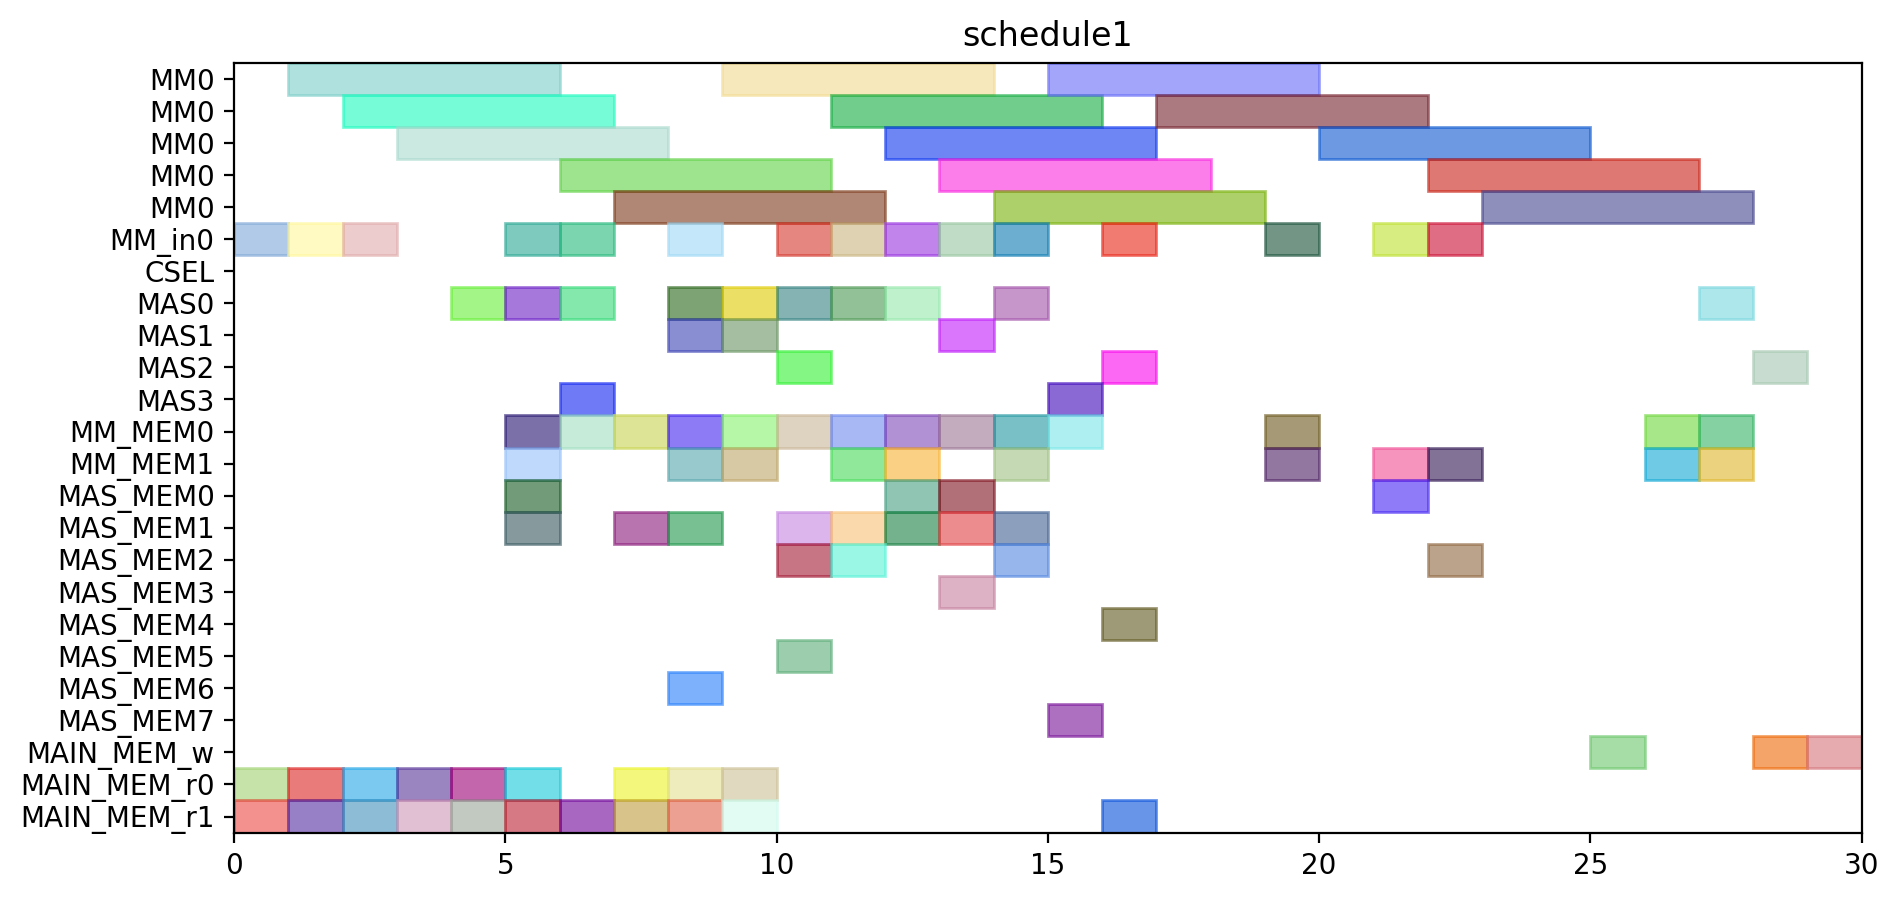

Source code (Python):
from pyschedule import Scenario, solvers, plotters, alt


def solve():
	horizon = 142
	S = Scenario("schedule1", horizon=horizon)

	# resource
	MM = S.Resources('MM', num=1, size=5)
	MM_in = S.Resources('MM_in', num=1)
	CSEL = S.Resource('CSEL')
	MAS = S.Resources('MAS', num=4, size=1, periods=range(1, horizon))
	MM_MEM = S.Resources('MM_MEM', num=2)
	MAS_MEM = S.Resources('MAS_MEM', num=8)
	MAIN_MEM_w = S.Resource('MAIN_MEM_w', size=1)
	MAIN_MEM_r = S.Resources('MAIN_MEM_r', num=2)

	# result of previous scheduling
	t0_in = S.Task('t0_in', length=1, delay_cost=1)
	S += t0_in >= 0
	t0_in += MM_in[0]

	t0_mem0 = S.Task('t0_mem0', length=1, delay_cost=1)
	S += t0_mem0 >= 0
	t0_mem0 += MAIN_MEM_r[0]

	t0_mem1 = S.Task('t0_mem1', length=1, delay_cost=1)
	S += t0_mem1 >= 0
	t0_mem1 += MAIN_MEM_r[1]

	t0 = S.Task('t0', length=5, delay_cost=1)
	S += t0 >= 1
	t0 += MM[0]

	t2_in = S.Task('t2_in', length=1, delay_cost=1)
	S += t2_in >= 1
	t2_in += MM_in[0]

	t2_mem0 = S.Task('t2_mem0', length=1, delay_cost=1)
	S += t2_mem0 >= 1
	t2_mem0 += MAIN_MEM_r[0]

	t2_mem1 = S.Task('t2_mem1', length=1, delay_cost=1)
	S += t2_mem1 >= 1
	t2_mem1 += MAIN_MEM_r[1]

	t1_in = S.Task('t1_in', length=1, delay_cost=1)
	S += t1_in >= 2
	t1_in += MM_in[0]

	t1_mem0 = S.Task('t1_mem0', length=1, delay_cost=1)
	S += t1_mem0 >= 2
	t1_mem0 += MAIN_MEM_r[0]

	t1_mem1 = S.Task('t1_mem1', length=1, delay_cost=1)
	S += t1_mem1 >= 2
	t1_mem1 += MAIN_MEM_r[1]

	t2 = S.Task('t2', length=5, delay_cost=1)
	S += t2 >= 2
	t2 += MM[0]

	t1 = S.Task('t1', length=5, delay_cost=1)
	S += t1 >= 3
	t1 += MM[0]

	t4_mem0 = S.Task('t4_mem0', length=1, delay_cost=1)
	S += t4_mem0 >= 3
	t4_mem0 += MAIN_MEM_r[0]

	t4_mem1 = S.Task('t4_mem1', length=1, delay_cost=1)
	S += t4_mem1 >= 3
	t4_mem1 += MAIN_MEM_r[1]

	t3_mem0 = S.Task('t3_mem0', length=1, delay_cost=1)
	S += t3_mem0 >= 4
	t3_mem0 += MAIN_MEM_r[0]

	t3_mem1 = S.Task('t3_mem1', length=1, delay_cost=1)
	S += t3_mem1 >= 4
	t3_mem1 += MAIN_MEM_r[1]

	t4 = S.Task('t4', length=1, delay_cost=1)
	S += t4 >= 4
	t4 += MAS[0]

	t18_mem0 = S.Task('t18_mem0', length=1, delay_cost=1)
	S += t18_mem0 >= 5
	t18_mem0 += MM_MEM[0]

	t18_mem1 = S.Task('t18_mem1', length=1, delay_cost=1)
	S += t18_mem1 >= 5
	t18_mem1 += MM_MEM[1]

	t3 = S.Task('t3', length=1, delay_cost=1)
	S += t3 >= 5
	t3 += MAS[0]

	t5_in = S.Task('t5_in', length=1, delay_cost=1)
	S += t5_in >= 5
	t5_in += MM_in[0]

	t5_mem0 = S.Task('t5_mem0', length=1, delay_cost=1)
	S += t5_mem0 >= 5
	t5_mem0 += MAS_MEM[0]

	t5_mem1 = S.Task('t5_mem1', length=1, delay_cost=1)
	S += t5_mem1 >= 5
	t5_mem1 += MAS_MEM[1]

	t8_mem0 = S.Task('t8_mem0', length=1, delay_cost=1)
	S += t8_mem0 >= 5
	t8_mem0 += MAIN_MEM_r[0]

	t8_mem1 = S.Task('t8_mem1', length=1, delay_cost=1)
	S += t8_mem1 >= 5
	t8_mem1 += MAIN_MEM_r[1]

	t18 = S.Task('t18', length=1, delay_cost=1)
	S += t18 >= 6
	t18 += MAS[0]

	t20_in = S.Task('t20_in', length=1, delay_cost=1)
	S += t20_in >= 6
	t20_in += MM_in[0]

	t20_mem0 = S.Task('t20_mem0', length=1, delay_cost=1)
	S += t20_mem0 >= 6
	t20_mem0 += MM_MEM[0]

	t20_mem1 = S.Task('t20_mem1', length=1, delay_cost=1)
	S += t20_mem1 >= 6
	t20_mem1 += MAIN_MEM_r[1]

	t5 = S.Task('t5', length=5, delay_cost=1)
	S += t5 >= 6
	t5 += MM[0]

	t8 = S.Task('t8', length=1, delay_cost=1)
	S += t8 >= 6
	t8 += MAS[3]

	t19_mem0 = S.Task('t19_mem0', length=1, delay_cost=1)
	S += t19_mem0 >= 7
	t19_mem0 += MM_MEM[0]

	t19_mem1 = S.Task('t19_mem1', length=1, delay_cost=1)
	S += t19_mem1 >= 7
	t19_mem1 += MAS_MEM[1]

	t20 = S.Task('t20', length=5, delay_cost=1)
	S += t20 >= 7
	t20 += MM[0]

	t9_mem0 = S.Task('t9_mem0', length=1, delay_cost=1)
	S += t9_mem0 >= 7
	t9_mem0 += MAIN_MEM_r[0]

	t9_mem1 = S.Task('t9_mem1', length=1, delay_cost=1)
	S += t9_mem1 >= 7
	t9_mem1 += MAIN_MEM_r[1]

	t10_in = S.Task('t10_in', length=1, delay_cost=1)
	S += t10_in >= 8
	t10_in += MM_in[0]

	t10_mem0 = S.Task('t10_mem0', length=1, delay_cost=1)
	S += t10_mem0 >= 8
	t10_mem0 += MAS_MEM[6]

	t10_mem1 = S.Task('t10_mem1', length=1, delay_cost=1)
	S += t10_mem1 >= 8
	t10_mem1 += MAS_MEM[1]

	t13_mem0 = S.Task('t13_mem0', length=1, delay_cost=1)
	S += t13_mem0 >= 8
	t13_mem0 += MAIN_MEM_r[0]

	t13_mem1 = S.Task('t13_mem1', length=1, delay_cost=1)
	S += t13_mem1 >= 8
	t13_mem1 += MAIN_MEM_r[1]

	t19 = S.Task('t19', length=1, delay_cost=1)
	S += t19 >= 8
	t19 += MAS[1]

	t6_mem0 = S.Task('t6_mem0', length=1, delay_cost=1)
	S += t6_mem0 >= 8
	t6_mem0 += MM_MEM[0]

	t6_mem1 = S.Task('t6_mem1', length=1, delay_cost=1)
	S += t6_mem1 >= 8
	t6_mem1 += MM_MEM[1]

	t9 = S.Task('t9', length=1, delay_cost=1)
	S += t9 >= 8
	t9 += MAS[0]

	t10 = S.Task('t10', length=5, delay_cost=1)
	S += t10 >= 9
	t10 += MM[0]

	t11_mem0 = S.Task('t11_mem0', length=1, delay_cost=1)
	S += t11_mem0 >= 9
	t11_mem0 += MM_MEM[0]

	t11_mem1 = S.Task('t11_mem1', length=1, delay_cost=1)
	S += t11_mem1 >= 9
	t11_mem1 += MM_MEM[1]

	t13 = S.Task('t13', length=1, delay_cost=1)
	S += t13 >= 9
	t13 += MAS[1]

	t14_mem0 = S.Task('t14_mem0', length=1, delay_cost=1)
	S += t14_mem0 >= 9
	t14_mem0 += MAIN_MEM_r[0]

	t14_mem1 = S.Task('t14_mem1', length=1, delay_cost=1)
	S += t14_mem1 >= 9
	t14_mem1 += MAIN_MEM_r[1]

	t6 = S.Task('t6', length=1, delay_cost=1)
	S += t6 >= 9
	t6 += MAS[0]

	t11 = S.Task('t11', length=1, delay_cost=1)
	S += t11 >= 10
	t11 += MAS[0]

	t14 = S.Task('t14', length=1, delay_cost=1)
	S += t14 >= 10
	t14 += MAS[2]

	t15_in = S.Task('t15_in', length=1, delay_cost=1)
	S += t15_in >= 10
	t15_in += MM_in[0]

	t15_mem0 = S.Task('t15_mem0', length=1, delay_cost=1)
	S += t15_mem0 >= 10
	t15_mem0 += MAS_MEM[2]

	t15_mem1 = S.Task('t15_mem1', length=1, delay_cost=1)
	S += t15_mem1 >= 10
	t15_mem1 += MAS_MEM[5]

	t7_mem0 = S.Task('t7_mem0', length=1, delay_cost=1)
	S += t7_mem0 >= 10
	t7_mem0 += MM_MEM[0]

	t7_mem1 = S.Task('t7_mem1', length=1, delay_cost=1)
	S += t7_mem1 >= 10
	t7_mem1 += MAS_MEM[1]

	t15 = S.Task('t15', length=5, delay_cost=1)
	S += t15 >= 11
	t15 += MM[0]

	t22_mem0 = S.Task('t22_mem0', length=1, delay_cost=1)
	S += t22_mem0 >= 11
	t22_mem0 += MM_MEM[0]

	t22_mem1 = S.Task('t22_mem1', length=1, delay_cost=1)
	S += t22_mem1 >= 11
	t22_mem1 += MM_MEM[1]

	t28_in = S.Task('t28_in', length=1, delay_cost=1)
	S += t28_in >= 11
	t28_in += MM_in[0]

	t28_mem0 = S.Task('t28_mem0', length=1, delay_cost=1)
	S += t28_mem0 >= 11
	t28_mem0 += MAS_MEM[2]

	t28_mem1 = S.Task('t28_mem1', length=1, delay_cost=1)
	S += t28_mem1 >= 11
	t28_mem1 += MAS_MEM[1]

	t7 = S.Task('t7', length=1, delay_cost=1)
	S += t7 >= 11
	t7 += MAS[0]

	t21_mem0 = S.Task('t21_mem0', length=1, delay_cost=1)
	S += t21_mem0 >= 12
	t21_mem0 += MM_MEM[0]

	t21_mem1 = S.Task('t21_mem1', length=1, delay_cost=1)
	S += t21_mem1 >= 12
	t21_mem1 += MM_MEM[1]

	t22 = S.Task('t22', length=1, delay_cost=1)
	S += t22 >= 12
	t22 += MAS[0]

	t25_in = S.Task('t25_in', length=1, delay_cost=1)
	S += t25_in >= 12
	t25_in += MM_in[0]

	t25_mem0 = S.Task('t25_mem0', length=1, delay_cost=1)
	S += t25_mem0 >= 12
	t25_mem0 += MAS_MEM[0]

	t25_mem1 = S.Task('t25_mem1', length=1, delay_cost=1)
	S += t25_mem1 >= 12
	t25_mem1 += MAS_MEM[1]

	t28 = S.Task('t28', length=5, delay_cost=1)
	S += t28 >= 12
	t28 += MM[0]

	t12_mem0 = S.Task('t12_mem0', length=1, delay_cost=1)
	S += t12_mem0 >= 13
	t12_mem0 += MM_MEM[0]

	t12_mem1 = S.Task('t12_mem1', length=1, delay_cost=1)
	S += t12_mem1 >= 13
	t12_mem1 += MAS_MEM[1]

	t21 = S.Task('t21', length=1, delay_cost=1)
	S += t21 >= 13
	t21 += MAS[1]

	t25 = S.Task('t25', length=5, delay_cost=1)
	S += t25 >= 13
	t25 += MM[0]

	t27_in = S.Task('t27_in', length=1, delay_cost=1)
	S += t27_in >= 13
	t27_in += MM_in[0]

	t27_mem0 = S.Task('t27_mem0', length=1, delay_cost=1)
	S += t27_mem0 >= 13
	t27_mem0 += MAS_MEM[0]

	t27_mem1 = S.Task('t27_mem1', length=1, delay_cost=1)
	S += t27_mem1 >= 13
	t27_mem1 += MAS_MEM[3]

	t12 = S.Task('t12', length=1, delay_cost=1)
	S += t12 >= 14
	t12 += MAS[0]

	t16_mem0 = S.Task('t16_mem0', length=1, delay_cost=1)
	S += t16_mem0 >= 14
	t16_mem0 += MM_MEM[0]

	t16_mem1 = S.Task('t16_mem1', length=1, delay_cost=1)
	S += t16_mem1 >= 14
	t16_mem1 += MM_MEM[1]

	t27 = S.Task('t27', length=5, delay_cost=1)
	S += t27 >= 14
	t27 += MM[0]

	t29_in = S.Task('t29_in', length=1, delay_cost=1)
	S += t29_in >= 14
	t29_in += MM_in[0]

	t29_mem0 = S.Task('t29_mem0', length=1, delay_cost=1)
	S += t29_mem0 >= 14
	t29_mem0 += MAS_MEM[2]

	t29_mem1 = S.Task('t29_mem1', length=1, delay_cost=1)
	S += t29_mem1 >= 14
	t29_mem1 += MAS_MEM[1]

	t16 = S.Task('t16', length=1, delay_cost=1)
	S += t16 >= 15
	t16 += MAS[3]

	t17_mem0 = S.Task('t17_mem0', length=1, delay_cost=1)
	S += t17_mem0 >= 15
	t17_mem0 += MM_MEM[0]

	t17_mem1 = S.Task('t17_mem1', length=1, delay_cost=1)
	S += t17_mem1 >= 15
	t17_mem1 += MAS_MEM[7]

	t29 = S.Task('t29', length=5, delay_cost=1)
	S += t29 >= 15
	t29 += MM[0]

	t17 = S.Task('t17', length=1, delay_cost=1)
	S += t17 >= 16
	t17 += MAS[2]

	t23_in = S.Task('t23_in', length=1, delay_cost=1)
	S += t23_in >= 16
	t23_in += MM_in[0]

	t23_mem0 = S.Task('t23_mem0', length=1, delay_cost=1)
	S += t23_mem0 >= 16
	t23_mem0 += MAS_MEM[4]

	t23_mem1 = S.Task('t23_mem1', length=1, delay_cost=1)
	S += t23_mem1 >= 16
	t23_mem1 += MAIN_MEM_r[1]

	t23 = S.Task('t23', length=5, delay_cost=1)
	S += t23 >= 17
	t23 += MM[0]


	# new tasks
	t24 = S.Task('t24', length=5, delay_cost=1)
	t24 += alt(MM)
	t24_in = S.Task('t24_in', length=1, delay_cost=1)
	t24_in += alt(MM_in)
	S += t24_in*MM_in[0]<=t24*MM[0]
	t24_mem0 = S.Task('t24_mem0', length=1, delay_cost=1)
	t24_mem0 += MAS_MEM[0]
	S += 14 < t24_mem0
	S += t24_mem0 <= t24

	t24_mem1 = S.Task('t24_mem1', length=1, delay_cost=1)
	t24_mem1 += MM_MEM[1]
	S += 21 < t24_mem1
	S += t24_mem1 <= t24

	t26 = S.Task('t26', length=5, delay_cost=1)
	t26 += alt(MM)
	t26_in = S.Task('t26_in', length=1, delay_cost=1)
	t26_in += alt(MM_in)
	S += t26_in*MM_in[0]<=t26*MM[0]
	t26_mem0 = S.Task('t26_mem0', length=1, delay_cost=1)
	t26_mem0 += MAS_MEM[2]
	S += 8 < t26_mem0
	S += t26_mem0 <= t26

	t26_mem1 = S.Task('t26_mem1', length=1, delay_cost=1)
	t26_mem1 += MM_MEM[1]
	S += 21 < t26_mem1
	S += t26_mem1 <= t26

	PZ_new = S.Task('PZ_new', length=5, delay_cost=1)
	PZ_new += alt(MM)
	PZ_new_in = S.Task('PZ_new_in', length=1, delay_cost=1)
	PZ_new_in += alt(MM_in)
	S += PZ_new_in*MM_in[0]<=PZ_new*MM[0]
	S += 0<PZ_new

	PZ_new_w = S.Task('PZ_new_w', length=1, delay_cost=1)
	PZ_new_w += alt(MAIN_MEM_w)
	S += PZ_new <= PZ_new_w

	PZ_new_mem0 = S.Task('PZ_new_mem0', length=1, delay_cost=1)
	PZ_new_mem0 += MM_MEM[0]
	S += 19 < PZ_new_mem0
	S += PZ_new_mem0 <= PZ_new

	PZ_new_mem1 = S.Task('PZ_new_mem1', length=1, delay_cost=1)
	PZ_new_mem1 += MM_MEM[1]
	S += 16 < PZ_new_mem1
	S += PZ_new_mem1 <= PZ_new

	PX_new = S.Task('PX_new', length=1, delay_cost=1)
	PX_new += alt(MAS)
	S += 0<PX_new

	PX_new_w = S.Task('PX_new_w', length=1, delay_cost=1)
	PX_new_w += alt(MAIN_MEM_w)
	S += PX_new <= PX_new_w

	PX_new_mem0 = S.Task('PX_new_mem0', length=1, delay_cost=1)
	PX_new_mem0 += MM_MEM[0]
	S += 17 < PX_new_mem0
	S += PX_new_mem0 <= PX_new

	PX_new_mem1 = S.Task('PX_new_mem1', length=1, delay_cost=1)
	PX_new_mem1 += alt(MM_MEM)
	S += (t24*MM[0])-1 < PX_new_mem1*MM_MEM[1]
	S += PX_new_mem1 <= PX_new

	PY_new = S.Task('PY_new', length=1, delay_cost=1)
	PY_new += alt(MAS)
	S += 0<PY_new

	PY_new_w = S.Task('PY_new_w', length=1, delay_cost=1)
	PY_new_w += alt(MAIN_MEM_w)
	S += PY_new <= PY_new_w

	PY_new_mem0 = S.Task('PY_new_mem0', length=1, delay_cost=1)
	PY_new_mem0 += MM_MEM[0]
	S += 18 < PY_new_mem0
	S += PY_new_mem0 <= PY_new

	PY_new_mem1 = S.Task('PY_new_mem1', length=1, delay_cost=1)
	PY_new_mem1 += alt(MM_MEM)
	S += (t26*MM[0])-1 < PY_new_mem1*MM_MEM[1]
	S += PY_new_mem1 <= PY_new

	solvers.mip.solve(S,msg=1,kind='CPLEX',ratio_gap=1.01)

	solution = [['hoge']*len(S.solution()[1]) for i in range(len(S.solution()))]
	for i in range(len(S.solution())):
		for j in range(len(S.solution()[i])):
			solution[i][j]=str(S.solution()[i][j])
	print(solution)

	cycles = int(solution[-1][3])

	pic_file_name = "/home/mfukuda/ABE/multiRAM_multiMAS_16mux/scheduling_result/stage5MM1_stage1MAS4/EP_ADD_A_0/schedule1.png"
	if(S.solution() != []):
		plotters.matplotlib.plot(S,img_filename=pic_file_name, show_task_labels=False, fig_size=(cycles*0.25+3, 5))

	return solution
